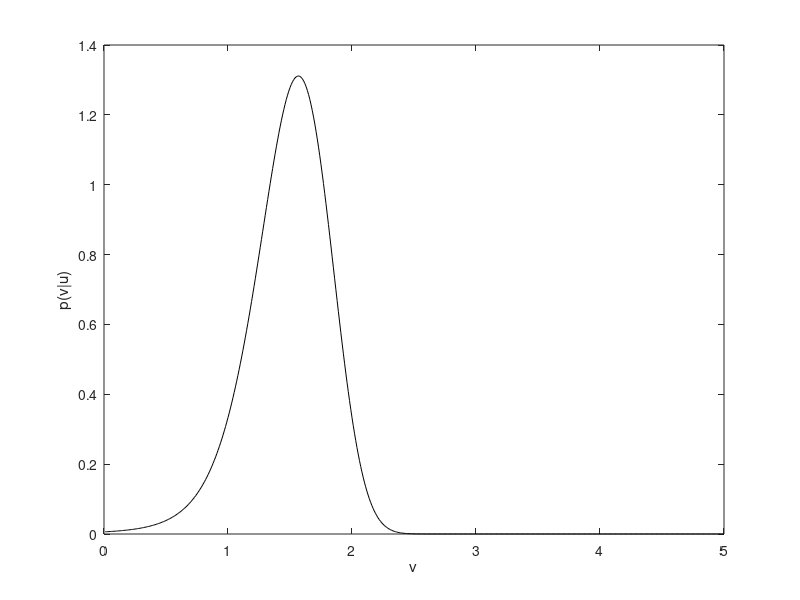

Write the MATLAB code that produced this figure.
%fntion for exercise 1

v_p = 3;
sigma_p = 1;
sigma_u = 1;
u = 2;

MINV = 0.01; %minimum value  of v for which posterior computer
DV = 0.01;
MAXV = 5;
vrange = [MINV:DV:MAXV]
numerator = normpdf(vrange, v_p, sigma_p).*normpdf(u,vrange.^2,sigma_u);
normalization = sum(numerator * DV);
p = numerator / normalization;

plot(vrange, p,'k');
xlabel('v')
ylabel('p(v|u)');